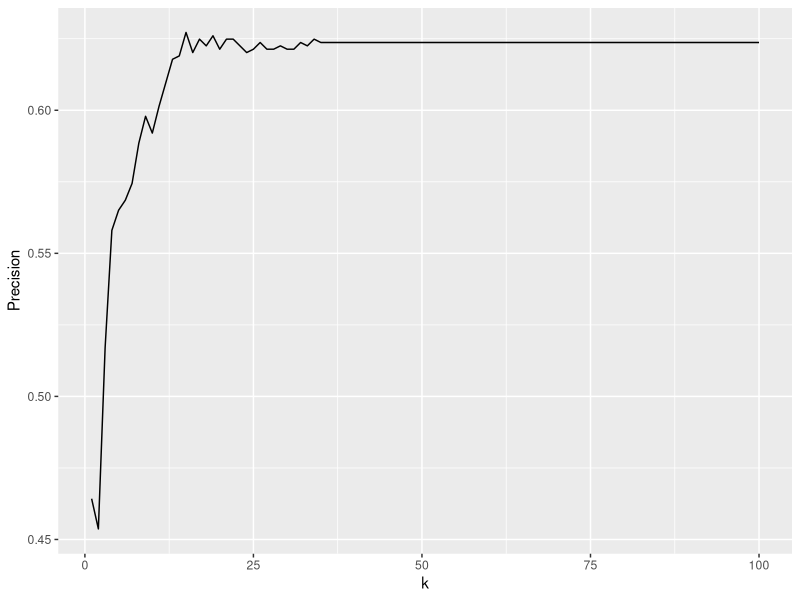

Write R code to recreate this figure.
rm(list=ls())
library(e1071)
library(class)
# Selecci?n de variables
library(MASS)
data("Aids2")
str(Aids2)

library(class)
# Muestra de entrenamiento
set.seed(2021)
# Indices 280 train y 120 test
train<-sample(seq(length(Aids2$state)),length(Aids2$state)*0.70,replace=FALSE)

x<-Aids2[,c(3,7)] #estamos eligiendo el indice de las variables
y<-Aids2[,1] #variable dependiente o a predecir

# Ajuste con muestra de entrenamiento
knn1 <- knn(train=x[train,], test= x[-train,], cl=y[train], k=3)

t1<-table(knn1,y[-train]) #hacemos la tabla para ver como nos dan los resultados
t1
sum(t1)
sum(diag(t1))/sum(t1) # 0.5193 porcentaje de acierto
mean(knn1==y[-train]) 

# Con k=4
# Ajuste con muestra de entrenamiento
knn1 <- knn(train=x[train,], test= x[-train,], cl=y[train], k=4)

t1<-table(knn1,y[-train]) #hacemos la tabla para ver como nos dan los resultados
t1
sum(t1)
sum(diag(t1))/sum(t1) # 0.5545 porcentaje de acierto
mean(knn1==y[-train]) 

#----------------------------------------------------------------------
# Validacion cruzada con la muestra de entrenamiento 
#----------------------------------------------------------------------
knn.cross <- knn.cv(train=x[train,],y[train],k=4,prob=TRUE)
t2<-table(knn.cross,y[train])
t2
sum(diag(t2))/sum(t2) # 0.5412


#----------------------------------------------------------------------
# Con toda la muestra
#----------------------------------------------------------------------
knn.cross2 <- knn.cv(x,y,k=4,prob=TRUE)
t3<-table(knn.cross2,y)
t3
sum(diag(t3))/sum(t3) # 0.5318

#----------------------------------------------------------------------
# Optimizacion de k
#----------------------------------------------------------------------
k <- 1:100
resultado <- data.frame(k, Precision = 0)
for(n in k){
  datos_output_kNN <- knn(train = x[train,], 
                          test = x[-train,],
                          cl = y[train], 
                          k = n)
  
  resultado$Precision[n] <- mean(datos_output_kNN == y[-train])
}

library(ggplot2)
library(dplyr)
resultado %>% 
  ggplot() +
  aes(k, Precision) +
  geom_line()

# Que k optimo utilizamos?
which.max(resultado$Precision) #17 k es el optimo. Utilizar siempre el mas pequeno.
which.max(resultado[,2]) #otra forma.

